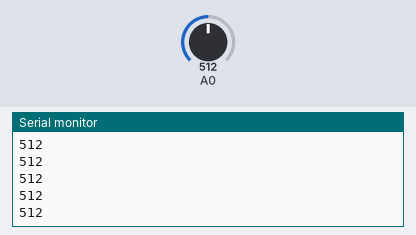
Bench run of a sketch on a simulated Arduino Uno, built with avr-gcc and run on an emulated ATmega328P. Parts: the last lines printed to the serial monitor. The inputs (shaded band) are chosen by the test bench; at power-on: A0 = 512.

Above: at 1.2 s.
1.3 s: A0 set to 716
At 1.31 s:
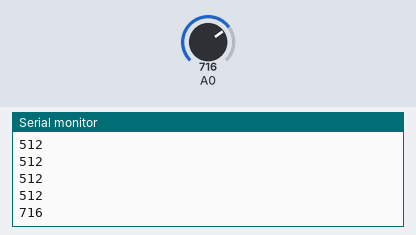
2.8 s: A0 set to 900
At 2.81 s:
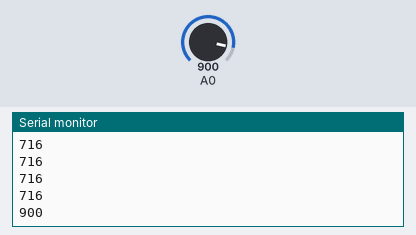
Timing chart, 0 to 5.8 s (numbered marks = the images above; inputs shaded):
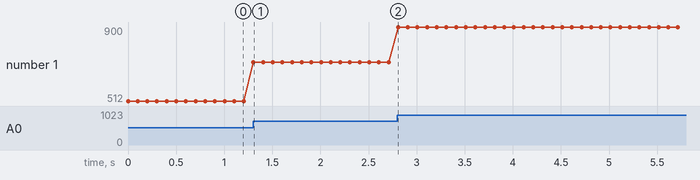

Measured:
- after the input at 1.3 s, the serial monitor: prints a new line at once (image 1)
- after the input at 2.8 s, the serial monitor: prints a new line at once (image 2)
- plotted number 1: 512 → 716 after the input at 1.3 s, 716 → 900 after the input at 2.8 s

The sketch:

ir_analog.ino
```cpp
void setup(){
  Serial.begin(9600);
}

void loop(){
  int ans;
  ans = analogRead( 0 );
  Serial.println(ans);
  delay(100);
}
```
